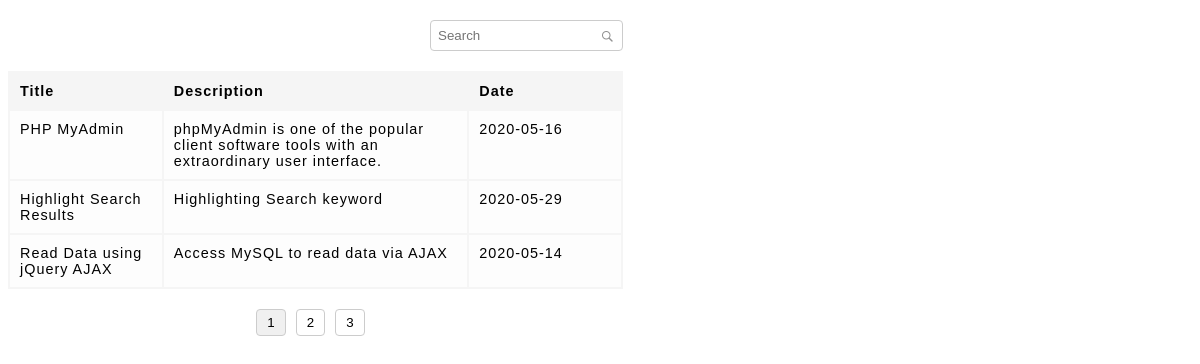
The page / on the database its author committed.
### tables this page shows
CREATE TABLE `posts` (
  `id` int(8) NOT NULL,
  `post_title` varchar(255) NOT NULL,
  `description` text NOT NULL,
  `post_at` date DEFAULT NULL
);

### index.php (the view, shortened to what this page needs)
<?php
require_once('db.php');
include_once('function.php');
?>
<html>
<head>
	<link rel="stylesheet" href="css/style.css">
</head>
<body>
	<form name='frmSearch' action='' method='post'>
		<div style='text-align:right;margin:20px 0px;'>
			<input type='text' placeholder="Search" name='search[keyword]' value="<?php echo $search_keyword; ?>" id='keyword' maxlength='25'>
		</div>
		<table class='tbl-qa'>
			<thead>
				<tr>
				<th class='table-header' width='20%'>Title</th>
				<th class='table-header' width='40%'>Description</th>
				<th class='table-header' width='20%'>Date</th>
				</tr>
			</thead>
			<tbody id='table-body'>
			<?php
			if(!empty($result)) {
				foreach($result as $row) {
			?>
			<tr class='table-row'>
				<td><?php echo $row['post_title']; ?></td>
				<td><?php echo $row['description']; ?></td>
				<td><?php echo $row['post_at']; ?></td>
			</tr>
			<?php
				}
			}
			?>
			</tbody>
		</table>
		<?php echo $per_page_html; ?>
	</form>
</body>
</html>

### function.php (shortened to what this page needs)
<?php
	$search_keyword = '';
	$sql = 'SELECT * FROM posts WHERE post_title LIKE :keyword OR description LIKE :keyword OR post_at LIKE :keyword ORDER BY id DESC ';
	$per_page_html = '';
	$page = 1;
	$start=0;
	$limit=" limit " . $start . "," . ROW_PER_PAGE;
	$pagination_statement = $pdo_conn->prepare($sql);
	$pagination_statement->bindValue(':keyword', '%' . $search_keyword . '%', PDO::PARAM_STR);
	$pagination_statement->execute();
	$row_count = $pagination_statement->rowCount();
	if(!empty($row_count)){
		$per_page_html .= "<div style='text-align:center;margin:20px 0px;'>";
		$page_count=ceil($row_count/ROW_PER_PAGE);
		if($page_count>1) {
			for($i=1;$i<=$page_count;$i++){
				if($i==$page){
					$per_page_html .= '<input type="submit" name="page" value="' . $i . '" class="btn-page current" />';
				} else {
					$per_page_html .= '<input type="submit" name="page" value="' . $i . '" class="btn-page" />';
				}
			}
		}
		$per_page_html .= "</div>";
	}
	$query = $sql.$limit;
	$pdo_statement = $pdo_conn->prepare($query);
	$pdo_statement->bindValue(':keyword', '%' . $search_keyword . '%', PDO::PARAM_STR);
	$pdo_statement->execute();
	$result = $pdo_statement->fetchAll();
?>

### css/style.css (style rules this page uses)
body { width:615px;font-family:arial;letter-spacing:1px;line-height:20px; }
.tbl-qa { width: 100%;font-size:0.9em;background-color: #f5f5f5; }
.tbl-qa th.table-header { padding: 5px;text-align: left;padding:10px; }
.tbl-qa .table-row td { padding:10px;background-color: #FDFDFD;vertical-align:top; }
#keyword { border: #CCC 1px solid; border-radius: 4px; padding: 7px;background:url("demo-search-icon.png") no-repeat center right 7px; }
.btn-page { margin-right:10px;padding:5px 10px; border: #CCC 1px solid; background:#FFF; border-radius:4px;cursor:pointer; }
.btn-page.current { background:#F0F0F0; }

### rows shown on the page
posts: post_title "PHP MyAdmin", description "phpMyAdmin is one of the popular client software tools with an extraordinary user interface.", post_at "2020-05-16"
posts: post_title "Highlight Search Results", description "Highlighting Search keyword", post_at "2020-05-29"
posts: post_title "Read Data using jQuery AJAX", description "Access MySQL to read data via AJAX", post_at "2020-05-14"
